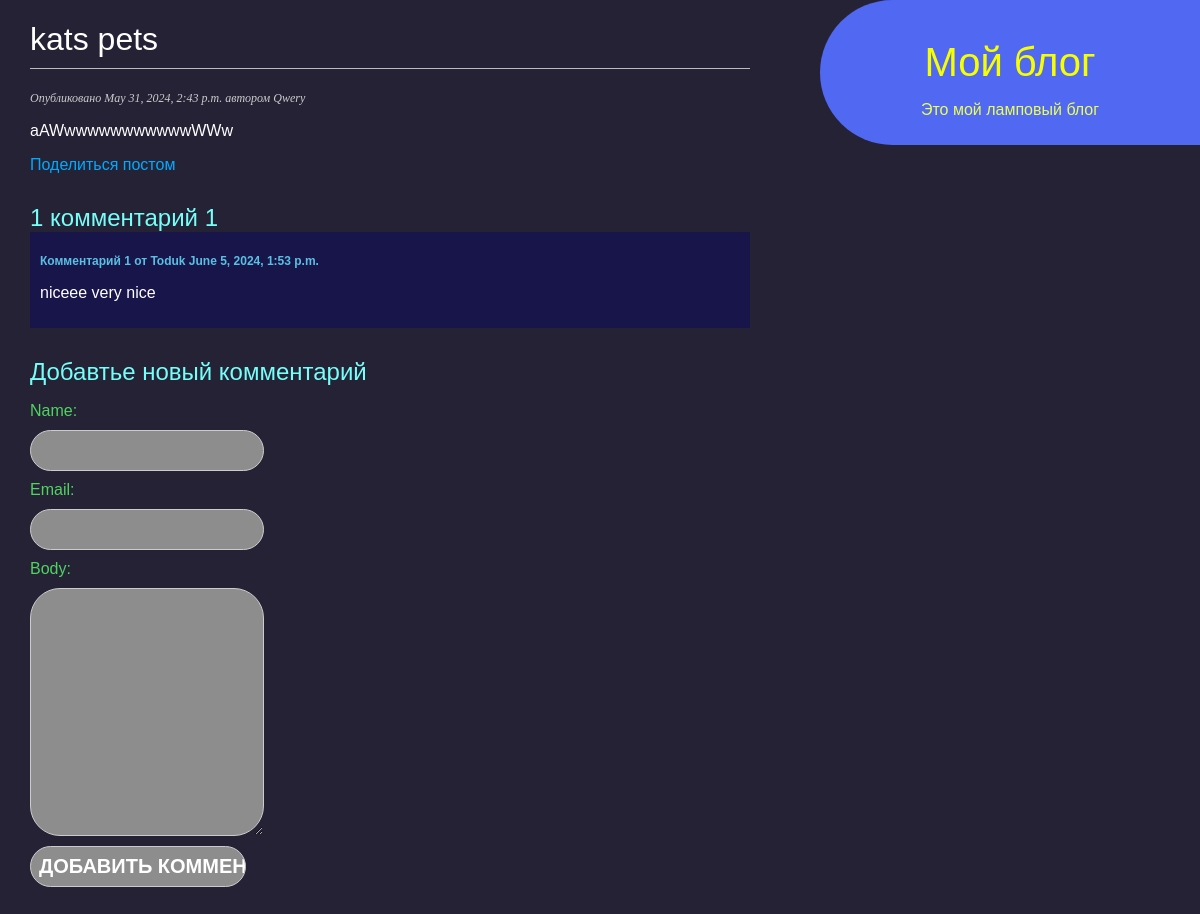
The app's page /blog/4/ with its own data.
### blog/models.py (models this page shows, shortened)
class Post(models.Model):
    class Status(models.TextChoices): #сокращенный и полный варик в выпадающем списке
        DRAFT = "DF", "Draft"
        PUBLISHED = "PB", 'Published'
    tags = TaggableManager()
    title = models.CharField(max_length=200)
    slug = models.SlugField(max_length=200)
    author = models.ForeignKey(User,
                               on_delete=models.CASCADE,
                               related_name='blog_posts')
    body = models.TextField()
    publish = models.DateTimeField(default=timezone.now)
    created = models.DateTimeField(auto_now_add=True)
    updated = models.DateTimeField(auto_now=True)
    status = models.CharField(max_length=2, choices=Status.choices, default=Status.DRAFT)
    objects = models.Manager()
    published = PublishedManager()
    class Meta:
        ordering = ['-publish'] #сортировка по времени публикации поста, убывающий
        indexes = [
            models.Index(fields=['-publish'])
        ]

class Comment(models.Model):
    post = models.ForeignKey(Post, on_delete=models.CASCADE, related_name= "comments" )
    name = models.CharField(max_length= 80)
    email = models.EmailField()
    body = models.TextField()
    created = models.DateTimeField(auto_now_add=True)
    updated = models.DateTimeField(auto_now=True)
    active = models.BooleanField(default=False)
    class Meta:
        ordering = ['created']
        indexes = [models.Index(fields=['created']),]

### blog/views.py (the view)
# urls.py: path('<int:id>/',views.post_detail, name='post_detail'),
@never_cache
def post_detail(request, id):
    try:
        post = Post.published.get(id = id) # Получаем пост с указанным id и статусом PUBLISHED.
        comments = post.comments.filter(active=True) # Фильтруем комментарии к посту, чтобы отображались только активные.
        form=CommentForm()
    except Post.DoesNotExist:
        raise Http404("No Post found")
    return render (request,
                   'blog/post/detail.html',
                  {'post': post,
                   'comments':comments,
                   'form':form})

### blog/forms.py
class CommentForm(forms.ModelForm):
    class Meta:
        model = Comment
        fields = ["name", "email", "body"]

### blog/models.py (called while the page is built)
    def get_queryset(self):
        return super().get_queryset().filter(status = Post.Status.PUBLISHED)

### blog/templates/blog/post/detail.html (shortened to what this page needs)
{% extends "blog/base.html" %}
{% block content %}
<h1>{{ post.title }} </h1>
<p class = "date">
    Опубликовано {{post.publish}} автором {{post.author}}
</p>
{{post.body|linebreaks}}
<p>
    <a href="{% url "blog:post_share" post.id %}"> Поделиться постом</a>
</p>
{% with comments.count as total_comments %}
<h2>{{total_comments}} комментарий {{total_comments}}</h2>
{% endwith%}
{% for comment in comments %}
<div class="comment">
    <p class = "info">
        Комментарий {{forloop.counter}} от {{comment.name}}
        {{comment.created}}
    </p>
    {{comment.body|linebreaks}}
</div>
{% empty %}
<p> Комментариев нет </p>
{%endfor %}
{% include "blog/post/includes/comment_form.html" %}
{% endblock %}

### blog/static/css/blog.css (style rules this page uses)
body { margin:0; padding:0; font-family:helvetica, sans-serif; background-color: #252236; }
a { color:#00abff; text-decoration:none; }
h1 { font-weight:normal; border-bottom:1px solid #bbb; padding:0 0 10px 0; }
h2 { font-weight:normal; color: #75fff8; margin:30px 0 0; }
p.date { color:#ccc; font-family: georgia, serif; font-size: 12px; font-style: italic; }
label { float:left; clear:both; color:#333; margin-bottom:4px; }
input, textarea { clear:both; float:left; margin:0 0 10px; background:#ededed; border:0; padding:6px 10px; font-size:12px; }
.comment { padding:10px; background-color: #dc71dc; color: #ffffff; }
.comment:nth-child(even) { background:#18154a; }
.comment .info { font-weight:bold; font-size:12px; color:#59c0e2; }
.comment_form label { display: block; margin-bottom: 10px; color: #4fd45f; }
.comment_form input, .comment_form textarea { width: 30%; padding: 8px; border: 1px solid #ccc; border-radius: 30px; background-color: #8d8d8d; color: #ffffff; font-size: 20px; }

### records on screen
Post: title "kats pets", publish "May 31, 2024, 2:43 p.m.", author "Qwery", body "aAWwwwwwwwwwwwWWw"
Comment: name "Toduk", created "June 5, 2024, 1:53 p.m.", body "niceee very nice"

### other values on screen
{{ total_comments }} "1"
